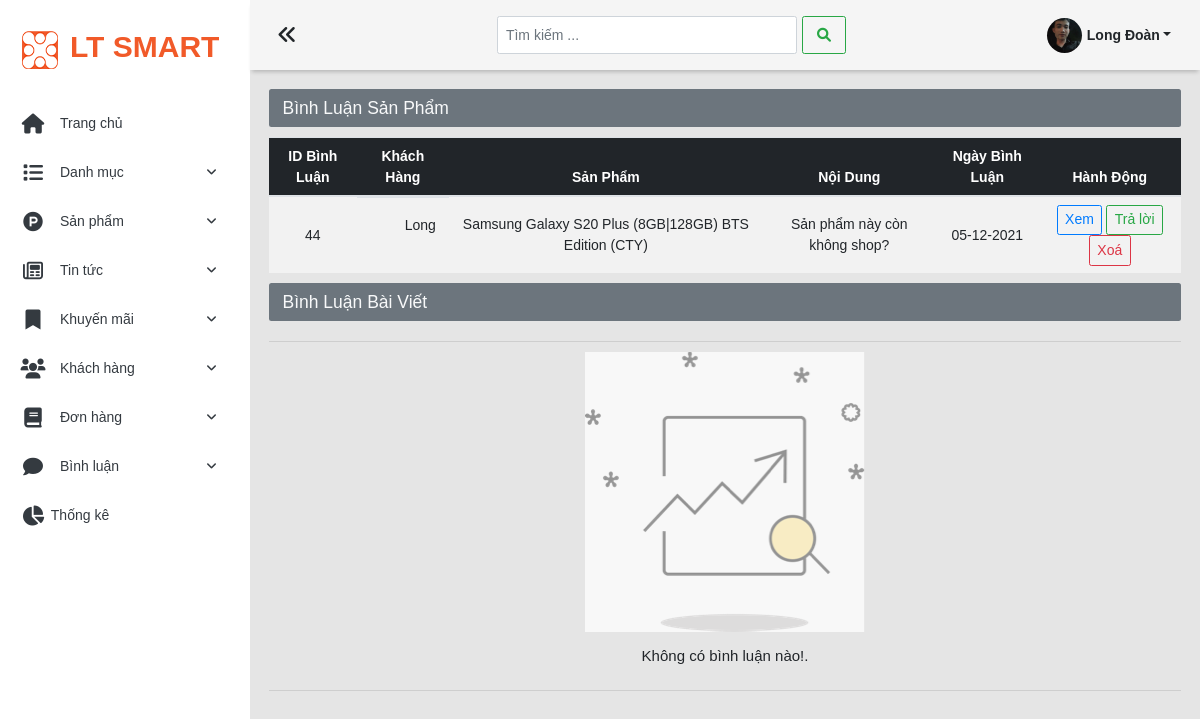
/admin/list-comment (signed in), run on an earlier commit of the app's database.
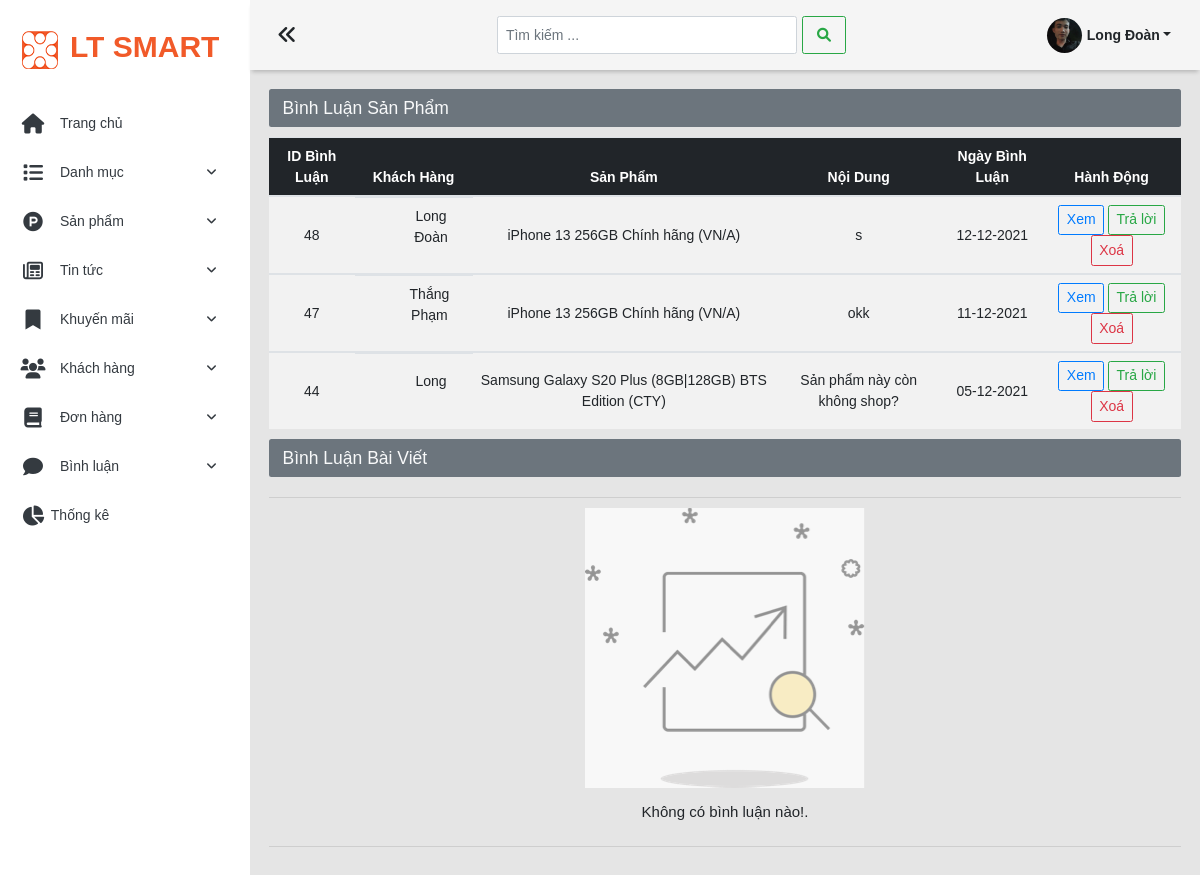
And on a later commit of the database.
### tables this page shows
CREATE TABLE `binh_luan_pro` (
  `id_bl_pro` int(11) NOT NULL,
  `id_kh` int(11) NOT NULL,
  `id_sp` int(11) NOT NULL,
  `noi_dung` text NOT NULL,
  `ngay_bl` date NOT NULL
);

CREATE TABLE `khach_hang` (
  `id_kh` int(11) NOT NULL,
  `username` varchar(100) DEFAULT NULL,
  `mat_khau` varchar(100) DEFAULT NULL,
  `ho_ten` varchar(100) NOT NULL,
  `hinh_anh` varchar(255) DEFAULT '',
  `so_dien_thoai` varchar(10) DEFAULT NULL,
  `email` varchar(255) DEFAULT NULL,
  `dia_chi` varchar(255) DEFAULT NULL,
  `vai_tro` int(1) NOT NULL DEFAULT 0 COMMENT '0 là tài khoản khách hàng ,1 là quản trị viên'
);

CREATE TABLE `san_pham` (
  `id_sp` int(11) NOT NULL,
  `id_dm_pro` int(11) NOT NULL,
  `id_sub_dm_pro` int(11) NOT NULL,
  `ten_sp` varchar(200) NOT NULL,
  `hinh_anh` varchar(255) NOT NULL,
  `don_gia` int(11) NOT NULL,
  `so_luong` int(20) NOT NULL,
  `ngay_nhap` date NOT NULL,
  `mo_ta` text NOT NULL,
  `so_luot_xem` int(11) NOT NULL
);

### model/pdo.php (called while the page is built, shortened)
<?php
function pdo_get_connection()
{
    $severname = "localhost";
    $username = "root";
    $password = "";
    try {
        $conn = new PDO("mysql:host=$severname;dbname=ltsmart;charset=utf8", $username, $password);
        $conn->setAttribute(PDO::ATTR_ERRMODE, PDO::ERRMODE_EXCEPTION);
        return $conn;
    } catch (Exception $e) {
        echo "kết nối thất bại" . $e->getMessage();
    }
}
function pdo_query($sql)
{
    $sql_args = array_slice(func_get_args(), 1);
    try {
        $conn = pdo_get_connection();
        $stmt = $conn->prepare($sql);
        $stmt->execute($sql_args);
        $rows = $stmt->fetchAll();
        return $rows;
    } catch (PDOException $e) {
        throw $e;
    } finally {
        unset($conn);
    }
}
?>

### model/comment.php (called while the page is built, shortened)
<?php
    require_once 'pdo.php';
    function list_cmt(){
        $sql = "SELECT binh_luan_pro.id_bl_pro AS ID_CMT,san_pham.id_sp AS ID_Product, san_pham.ten_sp AS Name_Product, binh_luan_pro.noi_dung AS Content, binh_luan_pro.ngay_bl AS Date,khach_hang.id_kh AS ID_User,khach_hang.ho_ten AS Ho_Ten, khach_hang.hinh_anh AS AVT FROM binh_luan_pro INNER JOIN khach_hang ON binh_luan_pro.id_kh = khach_hang.id_kh INNER JOIN san_pham ON binh_luan_pro.id_sp = san_pham.id_sp ORDER BY ID_CMT DESC;";
       return pdo_query($sql);
    }
?>

### global.php (called while the page is built, shortened)
<?php
$ROOT_URL='/duan1';
$ADMIN_URL= $ROOT_URL.'/admin';
$CLIENT_URL=$ROOT_URL.'/client';
$AVTUSER_UPLOAD = $ADMIN_URL.'/xu-ly/khach-hang/uploads';
?>

### admin/views/binh-luan/list-comment.php (the view, shortened to what the changed rows need)
<div class="row">
    <div class="col-12">
        <?php
        if (!empty($list_cmt)) {
            echo '<div class="table-responsive">
                    <table class="table align-middle table-striped">
                        <thead>
                            <tr style="text-align:center;">
                                <th scope="col" class="table-dark">ID Bình Luận</th>
                                <th scope="col" class="table-dark">Khách Hàng</th>
                                <th scope="col" class="table-dark">Sản Phẩm</th>
                                <th scope="col" class="table-dark">Nội Dung</th>
                                <th scope="col" class="table-dark">Ngày Bình Luận</th>
                                <th scope="col" class="table-dark">Hành Động</th>
                            </tr>
                        </thead>';
            foreach ($list_cmt as $list_cmt) {
                extract($list_cmt);
                $Date = date_create($Date)->format('d-m-Y');
                echo '<tbody>
                    <tr style="text-align:center;">
                        <td class="align-middle">' . $ID_CMT . '</td>
                        <td class="align-middle avt_user_cmt middle"><p class="user__comment mr-2" style="background-image: url(' . $AVTUSER_UPLOAD . '/' . $AVT . ');">
                        </p>
                        <div>' . $Ho_Ten . '</div></td>
                        <td class="align-middle">' . $Name_Product . '</td>
                        <td class="align-middle">' . $Content . '</td>
                        <td class="align-middle">' . $Date . '</td>
                        <td class="align-middle">
                        <a target="_blank" href="' . $CLIENT_URL . '/san-pham?id=' . $ID_Product . '&name=' . $Name_Product . '" class="btn btn-outline-primary">Xem</a>
                        <a href="reply-comment?ID_Comment='.$ID_CMT.'" class="btn btn-outline-success" >Trả lời</a>
                        <span class="btn btn-outline-danger delete-cmt-product" data-id_comment_product='.$ID_CMT.'>Xoá</span>
                        </td>
                    </tr>
                </tbody>';
            }
            echo '</table>
                        </div>';
        }
        ?>
    </div>
</div>

What changed in the data, as far as the page shows it:
added binh_luan_pro: id_bl_pro "48", id_kh.ho_ten "Long Đoàn", id_sp.ten_sp "iPhone 13 256GB Chính hãng (VN/A)", noi_dung "s", ngay_bl "12-12-2021"
added binh_luan_pro: id_bl_pro "47", id_kh.ho_ten "Thắng Phạm", id_sp.ten_sp "iPhone 13 256GB Chính hãng (VN/A)", noi_dung "okk", ngay_bl "11-12-2021"
